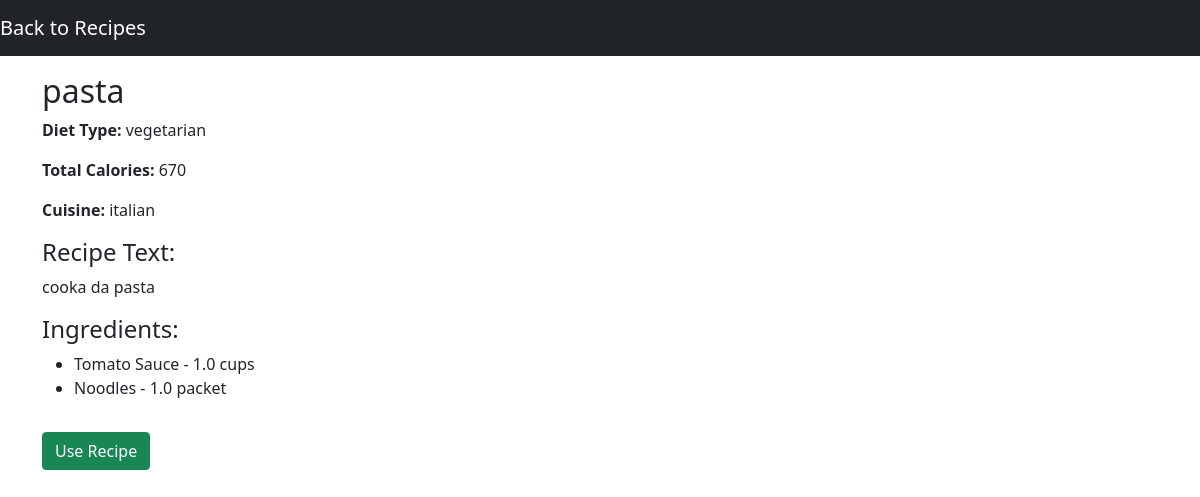
Screenshot of /recipes/view/2 with the database file from the repository.
### main.py (models this page shows, shortened)
class Recipe(db.Model):
    id = db.Column(db.Integer, primary_key=True)
    name = db.Column(db.String(100), nullable=False)
    diet_type = db.Column(db.String(50))
    total_calories = db.Column(db.Integer)
    cuisine = db.Column(db.String(50))
    text = db.Column(db.String(1000))
    ingredients = db.relationship('RecipeIngredient', back_populates='recipe')

class RecipeIngredient(db.Model):
    recipe_id = db.Column(db.Integer, db.ForeignKey('recipe.id'), primary_key=True)
    ingredient_id = db.Column(db.Integer, db.ForeignKey('ingredient.id'), primary_key=True)
    quantity_required = db.Column(db.Float)
    ingredient = db.relationship('Ingredient', back_populates='recipes')
    recipe = db.relationship('Recipe', back_populates='ingredients')

class Ingredient(db.Model):
    id = db.Column(db.Integer, primary_key=True, autoincrement=True)
    name = db.Column(db.String(100), nullable=False)
    quantity = db.Column(db.Integer, nullable=False)
    unit = db.Column(db.String(20), nullable=False)
    calories = db.Column(db.Integer, nullable=False)
    recipes = db.relationship('RecipeIngredient', back_populates='ingredient')

### main.py (the view, shortened to what this page needs)
@app.route('/recipes/view/<int:recipe_id>', methods=['GET', 'POST'])
def view_recipe(recipe_id):
    recipe = Recipe.query.get(recipe_id)
    if not recipe:
        flash('Recipe not found', 'alert-danger')
        return redirect('/recipes/search')
    def consume_recipe(recipe):
        for recipe_ingredient in recipe.ingredients:
            ingredient = recipe_ingredient.ingredient
            quantity_required = recipe_ingredient.quantity_required
            if ingredient.quantity < quantity_required:
                return False, f"Not enough {ingredient.name} to use this recipe"
            ingredient.quantity -= quantity_required
            db.session.commit()
        return True, "Recipe used successfully"
    return render_template('view_recipe.html', recipe=recipe)

### templates/view_recipe.html (shortened to what this page needs)
<!DOCTYPE html>
<html lang="en">
<head>
    <link href="https://cdn.jsdelivr.net/npm/bootstrap@5.0.0-beta1/dist/css/bootstrap.min.css" rel="stylesheet"
>
</head>
<body>
    <nav class="navbar navbar-dark bg-dark">
        <a class="navbar-brand" href="/recipes/search">Back to Recipes</a>
    </nav>
    <div class="container mt-3">
        <h2>{{ recipe.name }}</h2>
        <p><strong>Diet Type:</strong> {{ recipe.diet_type }}</p>
        <p><strong>Total Calories:</strong> {{ recipe.total_calories }}</p>
        <p><strong>Cuisine:</strong> {{ recipe.cuisine }}</p>
        <h4>Recipe Text:</h4>
        <p>{{ recipe.text }}</p>
        <h4>Ingredients:</h4>
        <ul>
            {% for recipe_ingredient in recipe.ingredients %}
            <li>{{ recipe_ingredient.ingredient.name }} - {{ recipe_ingredient.quantity_required }} {{ recipe_ingredient.ingredient.unit }}</li>
            {% endfor %}
        </ul>
        <form method="post" action="/recipes/view/{{ recipe.id }}">
            <button type="submit" class="btn btn-success mt-3">Use Recipe</button>
        </form>
    </div>
</body>
</html>

### templates/view_recipe.html (style rules this page uses)
body { background-repeat: no-repeat; background-attachment: fixed; background-size: cover; background-position: center; }

### rows the page displays
Recipe: name "pasta", diet_type "vegetarian", total_calories "670", cuisine "italian", text "cooka da pasta"
RecipeIngredient: ingredient.name "Tomato Sauce", quantity_required "1.0", ingredient.unit "cups"
RecipeIngredient: ingredient.name "Noodles", quantity_required "1.0", ingredient.unit "packet"
